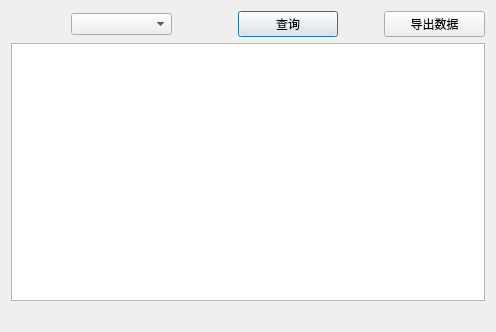
<?xml version="1.0" encoding="UTF-8"?>
<ui version="4.0">
 <class>HistoricalDataDlg</class>
 <widget class="QDialog" name="HistoricalDataDlg">
  <property name="geometry">
   <rect>
    <x>0</x>
    <y>0</y>
    <width>496</width>
    <height>332</height>
   </rect>
  </property>
  <property name="windowTitle">
   <string>Dialog</string>
  </property>
  <layout class="QGridLayout" name="gridLayout">
   <item row="0" column="0">
    <layout class="QHBoxLayout" name="horizontalLayout">
     <item>
      <spacer name="horizontalSpacer_2">
       <property name="orientation">
        <enum>Qt::Horizontal</enum>
       </property>
       <property name="sizeType">
        <enum>QSizePolicy::Fixed</enum>
       </property>
       <property name="sizeHint" stdset="0">
        <size>
         <width>60</width>
         <height>20</height>
        </size>
       </property>
      </spacer>
     </item>
     <item>
      <widget class="QComboBox" name="comboBox"/>
     </item>
     <item>
      <spacer name="horizontalSpacer">
       <property name="orientation">
        <enum>Qt::Horizontal</enum>
       </property>
       <property name="sizeType">
        <enum>QSizePolicy::Fixed</enum>
       </property>
       <property name="sizeHint" stdset="0">
        <size>
         <width>60</width>
         <height>20</height>
        </size>
       </property>
      </spacer>
     </item>
     <item>
      <widget class="QPushButton" name="requestBtn">
       <property name="text">
        <string>查询</string>
       </property>
      </widget>
     </item>
     <item>
      <spacer name="horizontalSpacer_3">
       <property name="orientation">
        <enum>Qt::Horizontal</enum>
       </property>
       <property name="sizeType">
        <enum>QSizePolicy::Fixed</enum>
       </property>
       <property name="sizeHint" stdset="0">
        <size>
         <width>40</width>
         <height>20</height>
        </size>
       </property>
      </spacer>
     </item>
     <item>
      <widget class="QPushButton" name="outputButton">
       <property name="text">
        <string>导出数据</string>
       </property>
      </widget>
     </item>
    </layout>
   </item>
   <item row="1" column="0">
    <widget class="QTextBrowser" name="textBrowser"/>
   </item>
   <item row="2" column="0">
    <widget class="QLabel" name="label">
     <property name="text">
      <string/>
     </property>
    </widget>
   </item>
  </layout>
 </widget>
 <resources/>
 <connections/>
</ui>
